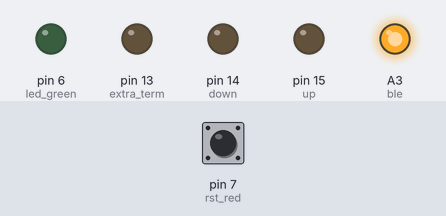
This sketch was run on a simulated Arduino Uno, built with avr-gcc and run on an emulated ATmega328P. Parts: output pins drawn as LEDs (lit = HIGH). Dashed ring = blinking. The inputs (shaded band) are chosen by the test bench; at power-on: pin 7 (rst_red) HIGH. EEPROM starts erased; the modem accepts every AT command (registered, SIM ready, sends succeed) and sends nothing else; what the sketch prints to the serial monitor is not drawn.

Above: at 2.2 s.
2.3 s: pin 7 (rst_red) pulled LOW for 0.25 s
At 6.5 s:
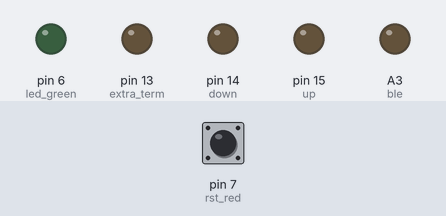
8.3 s: pin 7 (rst_red) pulled LOW for 1 s
At 8.47 s:
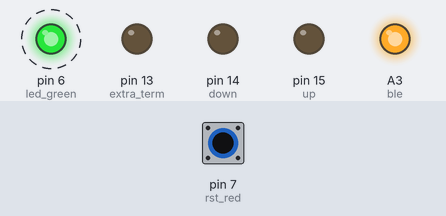
12.3 s: pin 7 (rst_red) pulled LOW for 3.2 s
At 17.6 s:
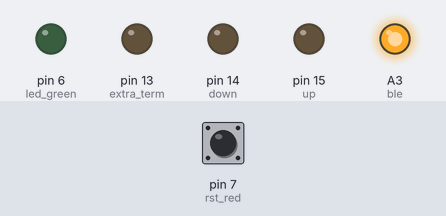
Timing chart, 0 to 19.7 s (numbered marks = the images above; inputs shaded):
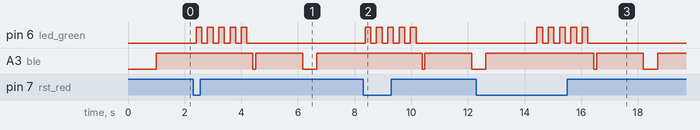

The sketch:

arduino_sketch.ino
```cpp
#include <SoftwareSerial.h>
#include <EEPROM.h>
/**********************************************************
            HARDWARE RELATED CONFIGS */
#define up 15                    //up terminal
#define down 14                  //down terminal
#define extra_term 13            //extra terminal

#define rst_red 7                //red led (also the rst button)
#define led_green 6              //green led
#define _toggle_wait 600         //terminal toggle delay
/**********************************************************
           BLUETOOTH RELATED CONFIGS */
#define ble A3
#define _parameter_key "#"    //#seperated strings
#define _string_length 100
#define lengthofpass 6
#define _blelength_ 20

#define up_config "up"
#define down_config "dn"
#define extraterm_config "ex"

//**********************************************************

#define bleserial mySerial
#define pcserial Serial          //serial configs

//**********************************************************

#define _status_mode 1
#define _update_mode 2
//**********************************************************

SoftwareSerial mySerial(8,9);

//**********************************************************

const char update_string[]="up";
const char status_string[]="st";

bool rst=HIGH;
String bleresp="";

String username;
String password;

char storedpass[7]={0};

String default_username="default";
String default_pass="000000";

const char at_username[]="AT+NAME";
const char at_pass[]="AT+PASS";

void(* resetFunc) (void) = 0;

void setup() {

  bleserial.begin(9600);
  pcserial.begin(9600);
  delay(1000);
  // char bac[6]={'0','0','0','0','0','0'};   //uncomment these lines to set eeprom 000000
  // writestringeeprom(bac);
  pinMode(up,OUTPUT);
  pinMode(down,OUTPUT);
  pinMode(extra_term,OUTPUT);

  pinMode(rst_red,INPUT_PULLUP);
  pinMode(led_green,OUTPUT);

  pinMode(ble,OUTPUT);

  digitalWrite(ble,HIGH);

  pcserial.println("              ");
  pcserial.print("module restarted!!");
  int i=0;
   for (i=0;i<lengthofpass;i++)
  {
   storedpass[i] = EEPROM.read(i) ;
  }
  storedpass[i+1]='\0';
  pcserial.print( "stored pass: ");

   for (int i=0;i<lengthofpass+1;i++)
  {
     pcserial.print( storedpass[i]);
  }
}

void loop() {
  if (digitalRead(rst_red)==LOW)
  {
    ledblink(5);
    ble_rst();}

  if(bleserial.available()>0){
  readfunction();}

  all_low();

  delay(200);
}

void all_low()
{
  digitalWrite(down,LOW);
  digitalWrite(up,LOW);
  digitalWrite(extra_term,LOW);
}

int readfunction()
{
  bleresp="";
  bleresp += bleserial.readString();
  pcserial.println("              ");
  pcserial.println("received string: ");
  pcserial.println(bleresp);

  char bleresp_copy[_string_length]={'1'};
  strcpy(bleresp_copy,bleresp.c_str());

   pcserial.println("              ");
   pcserial.println("blerespcopy: ");
   pcserial.println(bleresp_copy);
  /*********************************************
  string format to be received:
  update:
  #update#username#current_pass#new_pass#
  eg: #up#default#000000#111111#

  status:
  #status#username#current_pass#up/dwn#extra
  eg: #st#default#000000#dn#ex# , #st#default#000000#dn#00#,#st#default#000000#00#ex#

  login:
  #lg#username#current_password#
  eg: #lg#default#000000#
  ******************************************/

  String received_task_string     = strtok(bleresp_copy,_parameter_key); //takes out "update" or "status"
  String received_username_string = strtok(NULL,_parameter_key);         //takes out "username"
  String received_pass_string     = strtok(NULL,_parameter_key);         //takes out current password
  String received_4_string        = strtok(NULL,_parameter_key);         //takes out 4th param | "new_pass" or"up/dwn"
  String received_5_string        = strtok(NULL,_parameter_key);         //takes out 5th param| "extra terminal" (optional param)

  const char* received_task     = received_task_string.c_str();
  const char* received_pass     = received_pass_string.c_str();
  const char* received_username = received_username_string.c_str();
  const char* received_4        =  received_4_string.c_str();
  const char* received_5        =  received_5_string.c_str();


  pcserial.println("task received: " +received_task_string);
  pcserial.println("username received: "+received_username_string);
  pcserial.println("pass received: " + received_pass_string);
  pcserial.println("4th param received: "+received_4_string);
  pcserial.println("5th param received: "+received_5_string);
  pcserial.println("***********************");


  if (strcmp(received_pass,storedpass)==0) //checks password
 {  //bleserial.println("cp");

    if(strcmp(received_task,"lg")==0) //login
      { bleserial.println("cp");
        pcserial.println("login successful");
        return 0;}

    else if (strcmp(received_task,status_string )==0) //enters status/toggle mode
     {pcserial.println("toggle mode");
      bleserial.println("cp");
      toggleupdown(received_4,received_5);
      return 0;}

    else if (strcmp(received_task,update_string)==0) //enter update mode
      { pcserial.println("update mode");
        bleserial.println("cp");
        bleupdate(received_username_string,received_4_string);

        return 0;}
    else
    {
      pcserial.println("invalid query");
      bleserial.println("invalid query");
      bleserial.println("wp");
    }
 }
  else
  {
    pcserial.println("WRONG PASS!!");
    bleserial.println("wp");
    return 0;
  }
}

void bleupdate(String username,String password) /////////////add code for response to ble
{ ledblink(2);

  digitalWrite(ble,LOW); //power of BLE module
  delay(10);
  digitalWrite(ble,HIGH);
  delay(_toggle_wait);

  pcserial.println("  ");
  pcserial.println(at_username + username);
  pcserial.println(at_pass + password);

  bleserial.println(at_username + username);
  delay(1000);
  bleserial.println(at_pass + password);

  delay(1000);
  digitalWrite(ble,LOW); //power off BLE module
  delay(_toggle_wait);
  digitalWrite(ble,HIGH);
  pcserial.println("*************");
  const char* temppass = password.c_str();
  writestringeeprom(temppass);
  ledblink(2);
    ////////////add code for response to ble
  resetFunc();
  bleserial.println("update success");
}

void toggleupdown(const char* main_terminal, const char* extra_terminal)
{
    if (strcmp(main_terminal,up_config )==0)
     {
      pcserial.println("this is up config");
      all_low();
      digitalWrite(up,HIGH);
      delay(_toggle_wait);
      digitalWrite(up,LOW);
      bleserial.println("up success");
      return;
    }

    if (strcmp(main_terminal,down_config )==0)
      {
        pcserial.println("this is down config");
        all_low();
        digitalWrite(down,HIGH);
        delay(_toggle_wait);
        digitalWrite(down,LOW);
        bleserial.println("down success");
        return;
      }

   if (strcmp(extra_terminal,extraterm_config )==0)
    {
      pcserial.println("this is extra_term config");
      all_low();
      digitalWrite(extra_term,HIGH);
      delay(_toggle_wait);
      digitalWrite(extra_term,LOW);
      bleserial.println("extra success");
      return;
    }

   else  all_low();
}

void ble_rst()
{   pcserial.println("ble reset");
    bleserial.println("ble reset");
    bleresp="";
    digitalWrite(ble,LOW); //power off BLE module
    delay(100);
    digitalWrite(ble,HIGH);
    delay(600);

    bleserial.print(at_username + default_username);
    delay(1000);
    bleserial.print(at_pass + default_pass);
    writestringeeprom("000000");

    digitalWrite(ble,LOW); //power off BLE module
    delay(500);
    digitalWrite(ble,HIGH);

    while(rst !=HIGH)
    {
      rst = digitalRead(rst_red);
    }
    bleserial.print("AT+RESET");
    delay(500);
    //resetFunc();
    pcserial.println("reset done");
}

void writestringeeprom(const char* passed)
{
  int i=0;
  for (i=0;i<lengthofpass;i++)
  {
    EEPROM.write(i,passed[i]);
    storedpass[i] = EEPROM.read(i);
    pcserial.print(storedpass[i]);
  }
}

void ledblink(int a)
{
  for (int i=0;i<a;i++)
  {   digitalWrite(led_green,HIGH);
      delay(200);
      digitalWrite(led_green,LOW);
      delay(200);
  }
}

/* //TEST CODE
  digitalWrite(led_green,HIGH);
  digitalWrite(rst_red,HIGH);
  digitalWrite(up,HIGH);
  digitalWrite(down,HIGH);
  digitalWrite(extra_term,HIGH);

  delay(600);

  digitalWrite(led_green,LOW);
  digitalWrite(rst_red,LOW);
  digitalWrite(up,LOW);
  digitalWrite(down,LOW);
  digitalWrite(extra_term,LOW);

  delay(600);
  } */

/********************code snippet of my custom string extractor****************/
   /*  char *p;
  p=strstr(bleresp,_parameter_key); //#
  pcserial.print("strstr compared to # done");
    int i=1;

    while(*(p+i)!='#')
    {
      username[i]= *(p+i);
      ++i;
    }
    //username[i]='\0';
    pcserial.println("first while loop done");
    int length_username=i;

    i+=2;

    while(*(p+i)!='#')
    {
        password[i]= *(p+i);
        delay(100);
        ++i;
    }

    int length_password=i-length_username;

    //password[i]='\0';
    pcserial.println("second while loop done");

    delay(500);


    digitalWrite(ble,LOW); //power of BLE module
    delay(10);
    digitalWrite(ble,HIGH);
    delay(500);
    char* temp=NULL;
    temp=  malloc(2 * _string_length * sizeof(char));
    memcpy(temp,at, 7 * sizeof(char));
    memcpy(temp + 7, username, length_username * sizeof(char));
    temp[_string_length * sizeof(char)]='\0';

    bleserial.println(temp);
    pcserial.print(temp);
    free(*temp);
  */
```

Measured:
- after the input at 2.3 s, pin 6 (led_green): alternates HIGH for 0.20 s and LOW for 0.20 s, 10 changes in all, then stays LOW, starting after 0.10 s; A3 (ble): HIGH → LOW after 2.1 s, → HIGH 0.10 s later, → LOW 1.6 s later, → HIGH 0.50 s later
- after the input at 8.3 s, pin 6 (led_green): alternates HIGH for 0.20 s and LOW for 0.20 s, 10 changes in all, then stays LOW, starting after 0.07 s; A3 (ble): HIGH → LOW after 2.1 s, → HIGH 0.10 s later, → LOW 1.6 s later
- after the input at 12.3 s, pin 6 (led_green): alternates HIGH for 0.20 s and LOW for 0.20 s, 10 changes in all, then stays LOW, starting after 2.1 s
